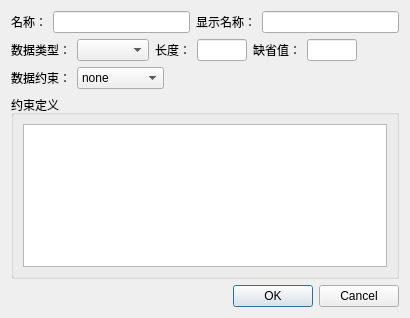
<?xml version="1.0" encoding="UTF-8"?>
<ui version="4.0">
 <class>Dlg_RecordDef</class>
 <widget class="QDialog" name="Dlg_RecordDef">
  <property name="geometry">
   <rect>
    <x>0</x>
    <y>0</y>
    <width>410</width>
    <height>318</height>
   </rect>
  </property>
  <property name="windowTitle">
   <string>Dialog</string>
  </property>
  <layout class="QVBoxLayout" name="verticalLayout">
   <item>
    <layout class="QHBoxLayout" name="horizontalLayout">
     <item>
      <widget class="QLabel" name="label">
       <property name="text">
        <string>名称：</string>
       </property>
      </widget>
     </item>
     <item>
      <widget class="QLineEdit" name="le_name"/>
     </item>
     <item>
      <widget class="QLabel" name="label_2">
       <property name="text">
        <string>显示名称：</string>
       </property>
      </widget>
     </item>
     <item>
      <widget class="QLineEdit" name="le_dispname"/>
     </item>
    </layout>
   </item>
   <item>
    <layout class="QHBoxLayout" name="horizontalLayout_2">
     <item>
      <widget class="QLabel" name="label_3">
       <property name="text">
        <string>数据类型：</string>
       </property>
      </widget>
     </item>
     <item>
      <widget class="QComboBox" name="comb_datatype">
       <property name="sizeAdjustPolicy">
        <enum>QComboBox::AdjustToContents</enum>
       </property>
      </widget>
     </item>
     <item>
      <widget class="QLabel" name="lab_len">
       <property name="text">
        <string>长度：</string>
       </property>
      </widget>
     </item>
     <item>
      <widget class="QLineEdit" name="le_len">
       <property name="maximumSize">
        <size>
         <width>50</width>
         <height>16777215</height>
        </size>
       </property>
      </widget>
     </item>
     <item>
      <widget class="QLabel" name="lab_len_2">
       <property name="text">
        <string>缺省值：</string>
       </property>
      </widget>
     </item>
     <item>
      <widget class="QLineEdit" name="le_default">
       <property name="maximumSize">
        <size>
         <width>50</width>
         <height>16777215</height>
        </size>
       </property>
      </widget>
     </item>
     <item>
      <spacer name="horizontalSpacer">
       <property name="orientation">
        <enum>Qt::Horizontal</enum>
       </property>
       <property name="sizeHint" stdset="0">
        <size>
         <width>40</width>
         <height>20</height>
        </size>
       </property>
      </spacer>
     </item>
    </layout>
   </item>
   <item>
    <layout class="QHBoxLayout" name="horizontalLayout_3">
     <item>
      <widget class="QLabel" name="label_4">
       <property name="text">
        <string>数据约束：</string>
       </property>
      </widget>
     </item>
     <item>
      <widget class="QComboBox" name="comb_constraint">
       <property name="sizeAdjustPolicy">
        <enum>QComboBox::AdjustToContents</enum>
       </property>
       <item>
        <property name="text">
         <string>none</string>
        </property>
       </item>
       <item>
        <property name="text">
         <string>CheckBox</string>
        </property>
       </item>
       <item>
        <property name="text">
         <string>Val_range</string>
        </property>
       </item>
       <item>
        <property name="text">
         <string>Enum</string>
        </property>
       </item>
       <item>
        <property name="text">
         <string>Flag</string>
        </property>
       </item>
       <item>
        <property name="text">
         <string>Reference</string>
        </property>
       </item>
      </widget>
     </item>
     <item>
      <spacer name="horizontalSpacer_2">
       <property name="orientation">
        <enum>Qt::Horizontal</enum>
       </property>
       <property name="sizeHint" stdset="0">
        <size>
         <width>40</width>
         <height>20</height>
        </size>
       </property>
      </spacer>
     </item>
    </layout>
   </item>
   <item>
    <widget class="QGroupBox" name="groupBox">
     <property name="title">
      <string>约束定义</string>
     </property>
     <layout class="QHBoxLayout" name="horizontalLayout_4">
      <item>
       <widget class="QTextEdit" name="txt_constraint">
        <property name="toolTip">
         <string>&lt;html&gt;&lt;head/&gt;&lt;body&gt;&lt;p&gt;CheckBox{是:1,否:0} &lt;/p&gt;&lt;p&gt;Val_range{min_val,max_val} &lt;/p&gt;&lt;p&gt;Enum{Val1:1,Val2:2,Val3:3} &lt;/p&gt;&lt;p&gt;Flag{Val1:1,Val2:2,Val3:4} &lt;/p&gt;&lt;p&gt;Reference{数据库名,表名,显示列}//Db:数据库名，Table:表&lt;/p&gt;&lt;/body&gt;&lt;/html&gt;</string>
        </property>
       </widget>
      </item>
     </layout>
    </widget>
   </item>
   <item>
    <widget class="QDialogButtonBox" name="buttonBox">
     <property name="orientation">
      <enum>Qt::Horizontal</enum>
     </property>
     <property name="standardButtons">
      <set>QDialogButtonBox::Cancel|QDialogButtonBox::Ok</set>
     </property>
    </widget>
   </item>
  </layout>
 </widget>
 <resources/>
 <connections>
  <connection>
   <sender>buttonBox</sender>
   <signal>accepted()</signal>
   <receiver>Dlg_RecordDef</receiver>
   <slot>accept()</slot>
   <hints>
    <hint type="sourcelabel">
     <x>248</x>
     <y>254</y>
    </hint>
    <hint type="destinationlabel">
     <x>157</x>
     <y>274</y>
    </hint>
   </hints>
  </connection>
  <connection>
   <sender>buttonBox</sender>
   <signal>rejected()</signal>
   <receiver>Dlg_RecordDef</receiver>
   <slot>reject()</slot>
   <hints>
    <hint type="sourcelabel">
     <x>316</x>
     <y>260</y>
    </hint>
    <hint type="destinationlabel">
     <x>286</x>
     <y>274</y>
    </hint>
   </hints>
  </connection>
 </connections>
</ui>
